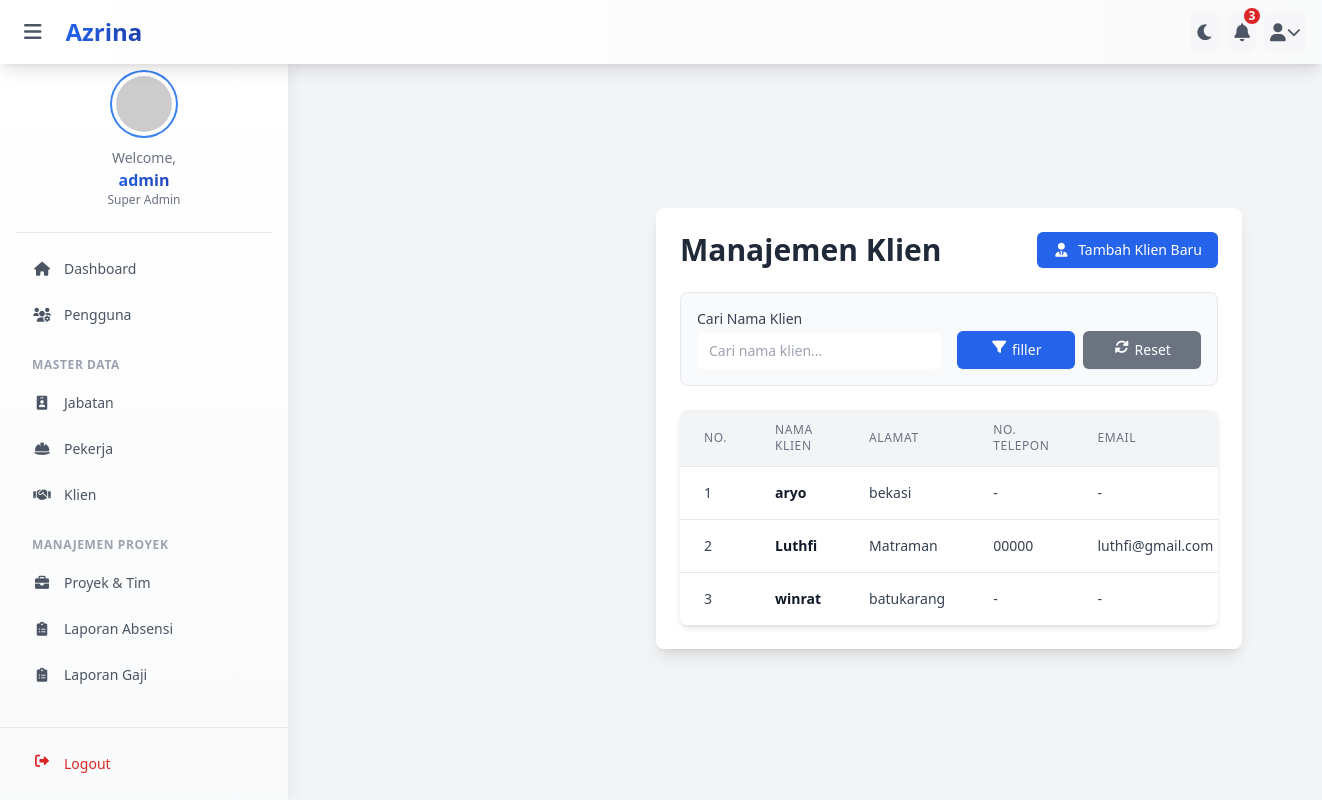
/klien/index.php (signed in), run on the app's committed database.
### tables this page shows
CREATE TABLE `klien` (
  `id_klien` int(11) NOT NULL,
  `nama_klien` varchar(100) NOT NULL,
  `alamat_klien` text DEFAULT NULL,
  `no_telp_klien` varchar(20) DEFAULT NULL,
  `email_klien` varchar(100) DEFAULT NULL,
  `created_at` timestamp NOT NULL DEFAULT current_timestamp(),
  `updated_at` timestamp NOT NULL DEFAULT current_timestamp() ON UPDATE current_timestamp()
);

### klien/index.php (the view, shortened to what this page needs)
<?php
require_once '../config.php';
$user_role = $_SESSION['role'];
$filter_nama_klien = $_GET['nama_klien'] ?? '';
$where_sql = "";
$query_klien = "SELECT id_klien, nama_klien, alamat_klien, no_telp_klien, email_klien
                FROM klien"
                . $where_sql .
                " ORDER BY nama_klien ASC";
$stmt_klien = mysqli_prepare($koneksi, $query_klien);
$daftar_klien = [];
if ($stmt_klien) {
    mysqli_stmt_execute($stmt_klien);
    $result_klien = mysqli_stmt_get_result($stmt_klien);
    $daftar_klien = $result_klien ? mysqli_fetch_all($result_klien, MYSQLI_ASSOC) : [];
} else {
    error_log("Error mempersiapkan query data klien: " . mysqli_error($koneksi));
    $daftar_klien = [];
    $_SESSION['pesan_error_crud'] = "Terjadi kesalahan saat mengambil data klien.";
}
require_once '../includes/header.php';
if ($user_role == 'super_admin') {
    require_once '../includes/sidebar_super_admin.php';
} elseif ($user_role == 'admin') {
    require_once '../includes/sidebar_admin.php';
}
?>
<main class="content-wrapper mt-16 md:ml-72">
    <div class="max-w-full mx-auto p-4 sm:p-6 lg:p-8">
        <div class="bg-white dark:bg-gray-800 rounded-lg shadow-lg p-6">
            <div class="flex flex-col sm:flex-row justify-between items-start sm:items-center mb-6">
                <h1 class="text-2xl sm:text-3xl font-bold text-gray-800 dark:text-white">
                    Manajemen Klien
                </h1>
                <a href="<?php echo BASE_URL; ?>klien/tambah.php"
                   class="mt-3 sm:mt-0 inline-flex items-center px-4 py-2 bg-blue-600 hover:bg-blue-700 text-white text-sm font-medium rounded-md shadow-sm transition duration-150 ease-in-out">
                    <i class="fas fa-user-tie fa-fw mr-2"></i> Tambah Klien Baru
                </a>
            </div>
            <form method="GET" action="" class="mb-6 p-4 bg-gray-50 dark:bg-gray-700/50 rounded-lg border dark:border-gray-600">
                <div class="grid grid-cols-1 md:grid-cols-2 gap-4 items-end">
                    <div>
                        <label for="nama_klien" class="block text-sm font-medium text-gray-700 dark:text-gray-300">Cari Nama Klien</label>
                        <input type="text" name="nama_klien" id="nama_klien"
                               value="<?php echo htmlspecialchars($filter_nama_klien); ?>"
                               placeholder="Cari nama klien..."
                               class="mt-1 block w-full pl-3 pr-10 py-2 text-base border-gray-300 dark:border-gray-600 dark:bg-gray-900 dark:text-gray-300 focus:outline-none focus:ring-blue-500 focus:border-blue-500 sm:text-sm rounded-md">
                    </div>
                    <div class="flex items-center gap-2 pt-4 md:pt-0">
                        <button type="submit" class="w-full inline-flex justify-center py-2 px-4 border border-transparent shadow-sm text-sm font-medium rounded-md text-white bg-blue-600 hover:bg-blue-700 focus:outline-none focus:ring-2 focus:ring-offset-2 focus:ring-blue-500">
                            <i class="fas fa-filter fa-fw mr-1"></i> filler
                        </button>
                        <a href="<?php echo BASE_URL; ?>klien/" class="w-full inline-flex justify-center py-2 px-4 border border-transparent shadow-sm text-sm font-medium rounded-md text-white bg-gray-500 hover:bg-gray-600 focus:outline-none focus:ring-2 focus:ring-offset-2 focus:ring-gray-500">
                            <i class="fas fa-sync-alt fa-fw mr-1"></i> Reset
                        </a>
                    </div>
                </div>
            </form>
            <div class="overflow-x-auto shadow-md rounded-lg">
                <table class="min-w-full divide-y divide-gray-200 dark:divide-gray-700">
                    <thead class="bg-gray-100 dark:bg-gray-700">
                        <tr>
                            <th scope="col" class="px-6 py-3 text-left text-xs font-medium text-gray-500 dark:text-gray-300 uppercase tracking-wider">No.</th>
                            <th scope="col" class="px-6 py-3 text-left text-xs font-medium text-gray-500 dark:text-gray-300 uppercase tracking-wider">Nama Klien</th>
                            <th scope="col" class="px-6 py-3 text-left text-xs font-medium text-gray-500 dark:text-gray-300 uppercase tracking-wider">Alamat</th>
                            <th scope="col" class="px-6 py-3 text-left text-xs font-medium text-gray-500 dark:text-gray-300 uppercase tracking-wider">No. Telepon</th>
                            <th scope="col" class="px-6 py-3 text-left text-xs font-medium text-gray-500 dark:text-gray-300 uppercase tracking-wider">Email</th>
                        </tr>
                    </thead>
                    <tbody class="bg-white dark:bg-gray-800 divide-y divide-gray-200 dark:divide-gray-700">
                        <?php if (!empty($daftar_klien)) : ?>
                            <?php $nomor = 1; ?>
                            <?php foreach ($daftar_klien as $klien) : ?>
                                <tr class="hover:bg-gray-50 dark:hover:bg-gray-600/50 transition-colors duration-150">
                                    <td class="px-6 py-4 whitespace-nowrap text-sm text-gray-700 dark:text-gray-200"><?php echo $nomor++; ?></td>
                                    <td class="px-6 py-4 whitespace-nowrap text-sm font-semibold text-gray-900 dark:text-white"><?php echo htmlspecialchars($klien['nama_klien']); ?></td>
                                    <td class="px-6 py-4 text-sm text-gray-700 dark:text-gray-200 break-words"><?php echo nl2br(htmlspecialchars($klien['alamat_klien'] ?? '-')); ?></td>
                                    <td class="px-6 py-4 whitespace-nowrap text-sm text-gray-700 dark:text-gray-200"><?php echo htmlspecialchars($klien['no_telp_klien'] ?? '-'); ?></td>
                                    <td class="px-6 py-4 whitespace-nowrap text-sm text-gray-700 dark:text-gray-200"><?php echo htmlspecialchars($klien['email_klien'] ?? '-'); ?></td>
                                </tr>
                            <?php endforeach; ?>
                        <?php endif; ?>
                    </tbody>
                </table>
            </div> </div> </div> </main>

### assets/css/style.css (style rules this page uses)
* { margin: 0; padding: 0; box-sizing: border-box; }
body { transition: padding-left 0.3s ease-in-out; }
.content-wrapper { transition: margin-left 0.3s ease-in-out; margin-top: 4rem; padding: 1.5rem; }
@media (min-width: 768px) { .content-wrapper { margin-left: 18rem; } }

### includes/header.php (style rules this page uses)
body { transition: background-color 0.5s ease-in-out; }
* { transition: background-color 0.3s ease-in-out, border-color 0.3s ease-in-out, color 0.3s ease-in-out; }

### data on the page
klien: nama_klien "aryo", alamat_klien "bekasi", no_telp_klien "-", email_klien "-"
klien: nama_klien "Luthfi", alamat_klien "Matraman", no_telp_klien "00000", email_klien "luthfi@gmail.com"
klien: nama_klien "winrat", alamat_klien "batukarang", no_telp_klien "-", email_klien "-"

### other printed values
str_replace('_', ' ', $_SESSION['role']) "Super Admin"
